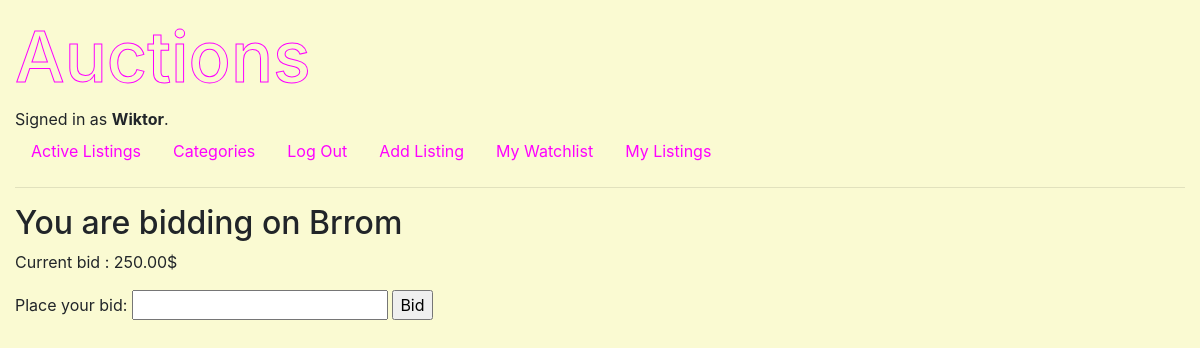
/item/1/bid (signed in), run on the app's committed database.
### auctions/models.py (models this page shows, shortened)
class User(AbstractUser):
    watchlist = models.ManyToManyField('Listing')

class Listing(models.Model):
    title = models.CharField(max_length=64)
    description = models.TextField(default = 'Description',max_length=500,)
    category = models.CharField(max_length = 64, default = 'Category', blank=True)
    starting_price = models.DecimalField(max_digits=10, decimal_places=2, validators=[MinValueValidator(Decimal('0.01'))])
    added = models.DateTimeField(auto_now_add=True)
    photo = models.CharField(max_length=2000, blank=True)
    seller = models.ForeignKey(User, on_delete=models.CASCADE, related_name="is_selling")
    is_open = models.BooleanField(default=True)
    winner = models.ForeignKey(User, null=True, blank=True, on_delete=models.SET_NULL, related_name="winner")

class Bid(models.Model):
    listing = models.OneToOneField(Listing, on_delete=models.CASCADE, primary_key=True, related_name = "current_bid")
    price = models.DecimalField(max_digits=10, decimal_places=2,)
    last_modified = models.DateField(auto_now=True)
    bidder = models.ForeignKey(User, on_delete=models.CASCADE, related_name="is_bidding")

### auctions/views.py (the view, shortened to what this page needs)
# urls.py: path("item/<str:pk>/bid", views.bid,name="bid"),
@login_required(login_url='/login')
def bid(request, pk):
    form = bidForm()
    listing_item = Listing.objects.get(id=pk)
    try:
        current_bid = Bid.objects.get(listing=listing_item)
        bid = True
    except ObjectDoesNotExist:
        current_bid = None
        bid = False
    if listing_item.seller == request.user:
        messages.error(request, 'You can not bid your own item!')
        return redirect(f"/item/{listing_item.id}")
    context = {
        'item':listing_item,
        'form':form,
        'current_bid':current_bid,
        'bid':bid,
        }
    return render(request, "auctions/bid.html", context)

### auctions/forms.py
class bidForm(ModelForm):
  class Meta:
    model = Bid
    fields = ['price']
    labels = {'price':('Place your bid:')}

### auctions/templates/auctions/bid.html (shortened to what this page needs)
{% extends 'auctions/layout.html' %}
{% block body %}
  <h2>You are bidding on {{item.title}}</h2>
  {% if bid %}
  <p>Current bid : {{current_bid.price}}$</p>
  {% else %}
  <p>You are the first person to bid on this item!</p>
  <p> The starting price is {{item.starting_price}}$<p>
  {% endif %}
  <form method="POST" action="">
    {{form}}
    <input type="submit" value="Bid">
  </form>
{% endblock %}

### auctions/templates/auctions/layout.html (shortened to what this page needs)
{% load static %}
<!DOCTYPE html>
<html lang="en">
    <head>
        <link rel="stylesheet" href="https://stackpath.bootstrapcdn.com/bootstrap/4.4.1/css/bootstrap.min.css">
        <link href="{% static 'styles/main.css' %}" rel="stylesheet">
    </head>
    <body>
        <h1 class='page_title'>Auctions</h1>
        <div>
            {% if user.is_authenticated %}
                Signed in as <strong>{{ user.username }}</strong>.
            {% else %}
                Not signed in.
            {% endif %}
        </div>
        <ul class="nav">
            <li class="nav-item">
                <a class="nav-link" href="{% url 'index' %}">Active Listings</a>
            </li>
            <li>
                <a class="nav-link" href="{% url 'categories' %}">Categories</a>
            </li>
            {% if user.is_authenticated %}
                <li class="nav-item">
                    <a class="nav-link" href="{% url 'logout' %}">Log Out</a>
                </li>
                <li class="nav-item">
                    <a class="nav-link" href="{% url 'add' %}">Add Listing</a>
                </li>
                <li class="nav-item">
                    <a class="nav-link" href="{% url 'watchlist' %}">My Watchlist</a>
                </li>
                <li class="nav-item">
                    <a class="nav-link" href="{% url 'my_listings' %}">My Listings</a>
                </li>
            {% endif %}
        </ul>
        <hr>
        {% block body %}
        {% endblock %}
    </body>
</html>

### static/styles/main.css (style rules this page uses)
body { padding: 15px; background-color: lightgoldenrodyellow; }
.page_title { -webkit-text-stroke: 1px magenta; color:transparent; font-size: 70px; }
.nav-link { color: magenta; transition-duration: 0.7s; }

### data on the page
User: username "Wiktor"
Listing: title "Brrom"
Bid: price "250.00"
